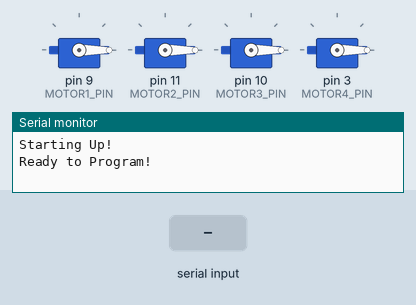
A sketch run on a simulated Arduino Uno, built with avr-gcc and run on an emulated ATmega328P. Parts: 4 × servo, the last lines printed to the serial monitor. The test bench sets the inputs (shaded band).

Above: at 4.2 s.
4.3 s: "30|150\n" received over Serial
At 4.7 s:
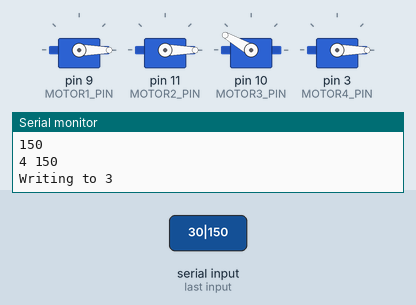
6.3 s: "90|45\n" received over Serial
At 6.7 s:
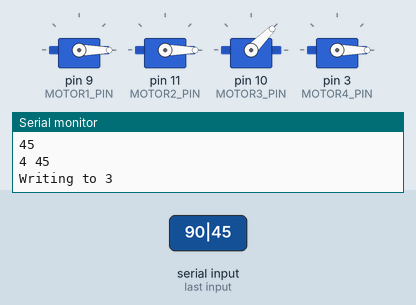
8.3 s: "200\n" received over Serial
At 8.7 s:
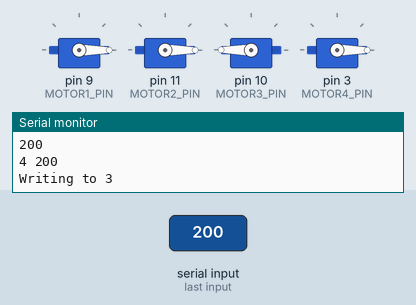
10.3 s: "90\n" received over Serial
At 10.7 s:
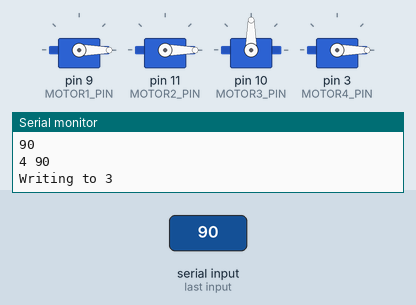
Timing chart, 0 to 13.3 s (numbered marks = the images above; inputs shaded):
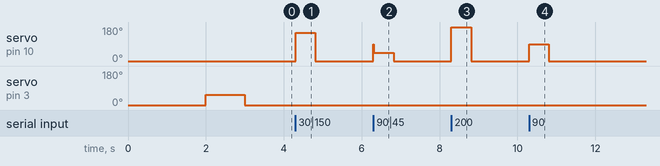

The sketch:

DroneESCProgrammer.ino
```cpp
/*Introduction: ESC Programming on Arduino (Hobbyking ESC)
Picture of ESC Programming on Arduino (Hobbyking ESC)

Hello Community,

I'm going to show you, how to program and use the Hobbyking ESC. I just found a few information and tutorials, which really didn't help me very much, so i decided to program an own sketch, which is very simple to understand.

Important to know:

* ESC means Electronic Speed control
* The ESC has a 5v(not used), GND and Signal Pin like a Servo
* You control it like a Servo with  write() http://arduino.cc/de/Reference/ServoWrite
* or writeMicroseconds  http://arduino.cc/de/Reference/ServoWriteMicroseconds

In my Example i use writeMicroseconds, because it is easier to understand.
So let's go...
Step 1: Getting ESC Information
Picture of Getting ESC Information

You really should remark the Amperevalue of your ESC. This tutorial is only tested on 20 AMP ESC :
http://www.hobbyking.com/hobbyking/store/__15202__hobby_king_20a_esc_3a_ubec.html

I can't really promise, that this is working with an other ESC but i think so, because in the english manual are 20 and 30 Amp ESC's described. In the German version is a generalisation from 10 to 120 Amp, thats why I think this could work for every ESC.

Source:
German: http://tom-620.bplaced.net/rc_modelle/zubehoer/regler/hobby_king/hk_80A_regler_deutsch.pdf
English: http://www.hobbyking.com/hobbyking/store/uploads/811103388X7478X20.pdf
Step 2: Connection to Arduino
Picture of Connection to Arduino

I tried it with an arduino uno R3. I think it's also possible with an e.g. arduino Duemilanove or Mega.

First you have to connect the ESC to you lipo or NiMH. When you have done that you connect the ESC like so:

*  Black to GND
* White/Yellow to PIN 9


Because you connected the ESC to your battery, the ESC is put under voltage. Thats why it It is important, that you DON'T connect the red wire to your 5v Port, because it could destroy your computer's USB Port.

On this picture you can see the correct connection between ESC and Arduino (Mega).

Picture source: http://1.bp.blogspot.com/-eqDaRgO5FjU/T9U3avwT2-I/AAAAAAAAALE/-8pj4qD12Q0/s1600/Figure2_2_edit.jpg
Step 3: Upload Sketch
Picture of Upload Sketch

Just copy and paste this Code to your IDE:

Coded by Marjan Olesch
Sketch from Insctructables.com
Open source - do what you want with this code!
*/
#include <Servo.h>

#define MOTOR1_PIN 9
#define MOTOR2_PIN 11
#define MOTOR3_PIN 10
#define MOTOR4_PIN 3

#define NO 0
#define P1 1
#define P2 2
#define P3 3
#define P4 4
#define RUN 5
#define ALL 7
#define MASK 8

#define ESC1_BIT 1
#define ESC2_BIT 2
#define ESC3_BIT 4
#define ESC4_BIT 8
#define ALL_BIT (1|2|4|8)

int value = 0; // set values you need to zero
int mode;
char in;
unsigned char curBitmask;

Servo ESC1, ESC2, ESC3, ESC4; //Create as much as Servoobject you want. You can controll 2 or more Servos at the same time

int escPin = 9;
int minPulseRate = 1000;
int maxPulseRate = 2000;
int throttleChangeDelay = 20;
float biasESC1 = 1.0f;
float biasESC2 = 1.0f;
float biasESC3 = 1.0f;
float biasESC4 = 1.0f;

int curr_throttle;

void setESCThrottle(unsigned char bitmask, unsigned int value)
{
  Serial.print(bitmask);
  Serial.print(" ");
  Serial.println(value);
  if(bitmask & 0x01){
    Serial.println("Writing to 1");
    ESC1.write((int)(value * biasESC1));
  }
  if(bitmask & 0x02){
    ESC2.write((int)(value * biasESC2));
    Serial.println("Writing to 2");
  }
  if(bitmask & 0x04){
    ESC3.write((int)(value * biasESC3));
    Serial.println("Writing to 3");
  }
  if(bitmask & 0x08){
    ESC4.write((int)(value * biasESC4));
    Serial.println("Writing to 4");
  }
}

void setup() {
  Serial.begin(38400);    // start serial at 9600 baud
  Serial.setTimeout(500);
  Serial.println("Starting Up!");

  ESC1.attach(MOTOR1_PIN, minPulseRate, maxPulseRate);    // attached to pin 9 I just do this with 1 Servo
  ESC2.attach(MOTOR2_PIN, minPulseRate, maxPulseRate);    // attached to pin 9 I just do this with 1 Servo
  ESC3.attach(MOTOR3_PIN, minPulseRate, maxPulseRate);    // attached to pin 9 I just do this with 1 Servo
  ESC4.attach(MOTOR4_PIN, minPulseRate, maxPulseRate);    // attached to pin 9 I just do this with 1 Servo

  ESC1.write(0);
  ESC2.write(0);
  ESC3.write(0);
  ESC4.write(0);
  curr_throttle = 0;

  delay(2000);
  Serial.println("Ready to Program!");
  ESC4.write(55);
  delay(1000);
  ESC4.write(0);
  mode = NO;
}

void loop() {

  int throttle;
  switch(mode){
    case RUN:
      if(Serial.available()) {
        curr_throttle = 0;
        mode = NO;
        setESCThrottle(ALL_BIT, curr_throttle);
      }
      throttle = analogRead(0);
      throttle = map(throttle, 0, 1023, 0, 180);
      throttle = normalizeThrottle(throttle);
      if(throttle < 46 && throttle > 10)
      {
        throttle = 46;
      }else if(throttle <= 10)
      {
        throttle = 0;
      }
      if(throttle != curr_throttle)
      {
        curr_throttle = throttle;
        setESCThrottle(ALL_BIT, curr_throttle);
      }
    break;
    case NO:
      curr_throttle = 0;
      curBitmask = 0;
      while(Serial.available()) {
        in = Serial.peek();
        int inNum = in - '0';
        if(inNum > 0 && inNum <= 4) {
          Serial.read();
          unsigned char maskVal = 1;//(unsigned char)pow(2, inNum-1);
          for(int i = 0; i < inNum - 1; i++)
          {
            maskVal *= 2;
          }
          curBitmask |= maskVal;
          Serial.print("ESC");
          Serial.print(inNum);
          Serial.print(" ");
        } else if(in == '|') {
          Serial.read();
        } else {
          Serial.read();
          break;
        }
        delayMicroseconds(300);
      }
      if(curBitmask != 0){
        Serial.print("\n");
        mode = MASK;
      }
      Serial.flush();
    break;
    case MASK:
      while(1){
        if(Serial.available()){
          in = Serial.peek();
          if(in == 'q'){
            Serial.read();
            mode = NO;
            Serial.println("Ready to Program!");
            break;
          }
          value = Serial.parseInt();
          Serial.println("Writing: ");
          Serial.println(value);
          setESCThrottle(curBitmask, value);
          Serial.flush();
        }
      }
      break;
    default:
      mode = NO;
      break;
  }
}

// Ensure the throttle value is between 0 - 180
int normalizeThrottle(int value) {
  if( value < 0 )
    return 0;
  if( value > 180 )
    return 180;
return value;
}
```

Measured:
- after the input at 4.3 s, servo on pin 10 (MOTOR3_PIN): 0° → 150° at once, → 0° 0.51 s later
- after the input at 6.3 s, servo on pin 10 (MOTOR3_PIN): 0° → 45° at once, → 0° 0.52 s later
- after the input at 8.3 s, servo on pin 10 (MOTOR3_PIN): 0° → 180° at once, → 0° 0.51 s later
- after the input at 10.3 s, servo on pin 10 (MOTOR3_PIN): 0° → 90° at once, → 0° 0.51 s later
